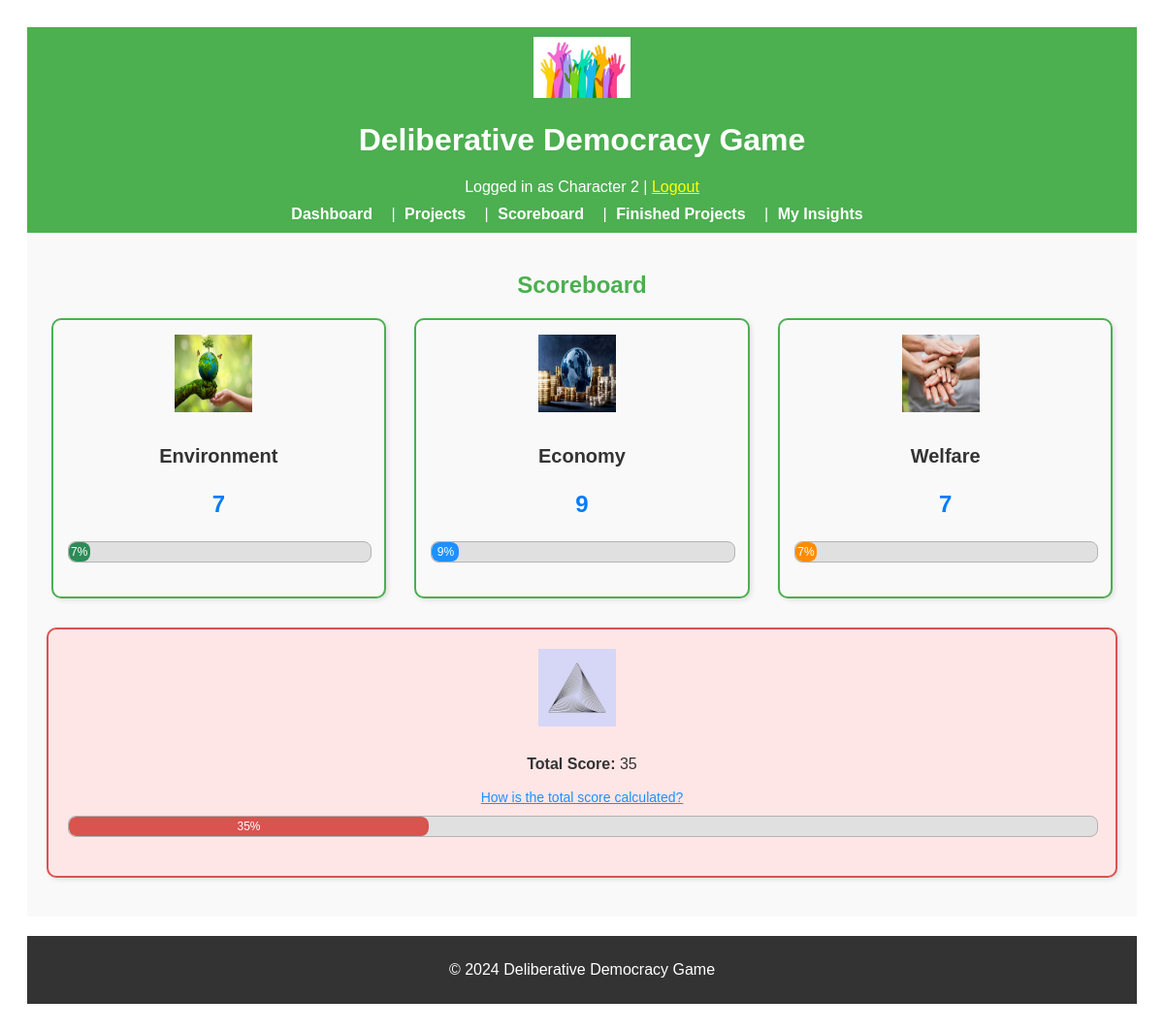
The app's page /scoreboard (signed in), older data.
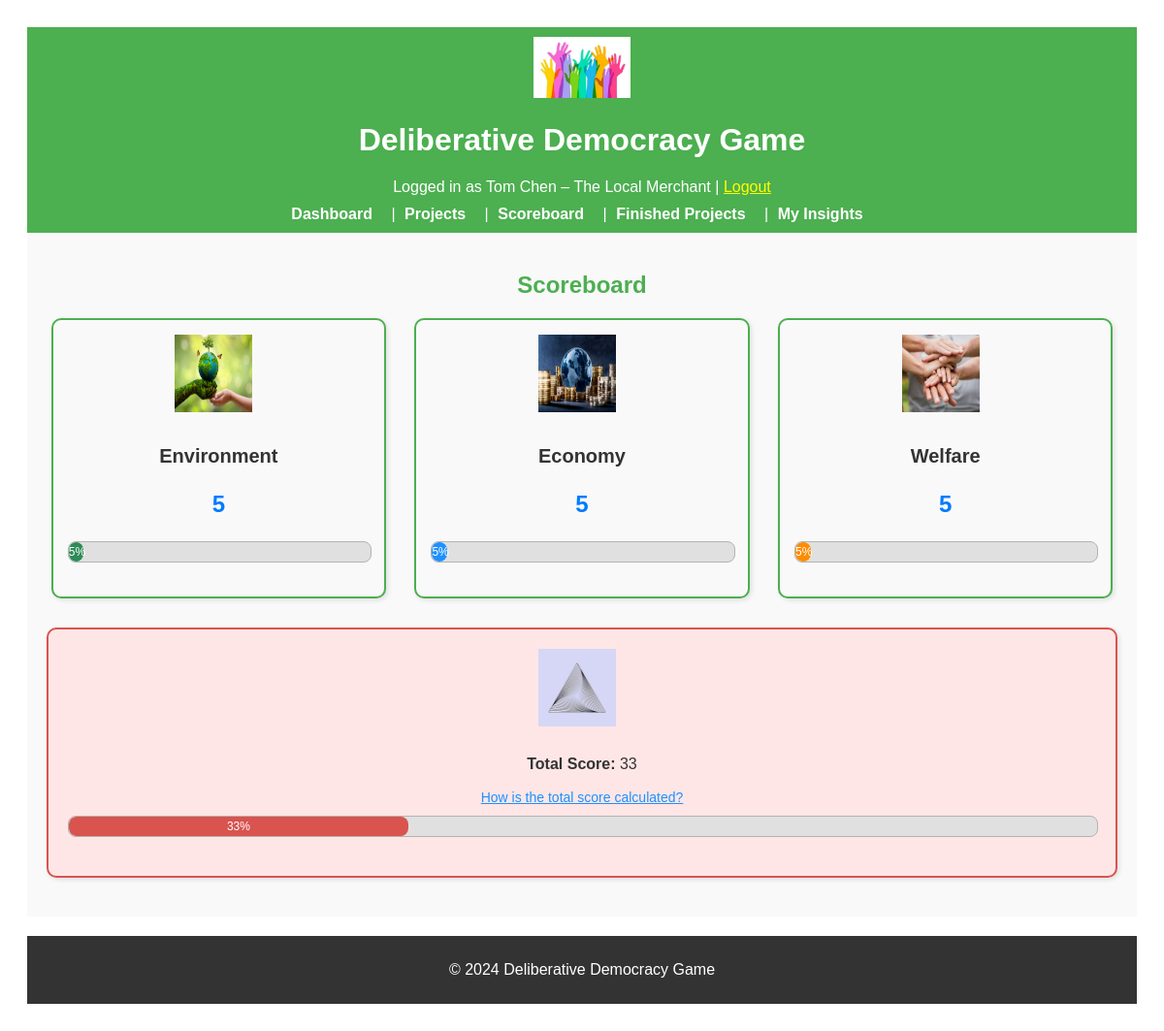
The same page, newer data.
### app/models.py (models this page shows, shortened)
class User(UserMixin, db.Model):
    __tablename__ = "users"
    id = db.Column(db.Integer, primary_key=True)
    character_name = db.Column(db.String(64), unique=True, nullable=False)
    interests = db.Column(db.Text, nullable=True)
    utility_criteria = db.Column(db.Text, nullable=True)
    starting_resources = db.Column(db.Text, nullable=True)
    reading = db.Column(db.Text, nullable=True)
    environment = db.Column(db.Integer, default=0, nullable=True)
    money = db.Column(db.Integer, default=0, nullable=True)
    involvement = db.Column(db.Integer, default=0, nullable=True)
    welfare = db.Column(db.Integer, default=0, nullable=True)
    resources = db.relationship("Resource", backref="user", lazy=True)
    metrics = db.relationship("Metric", backref="user", lazy=True)

class CommonMetric(db.Model):
    __tablename__ = "common_metrics"
    id = db.Column(db.Integer, primary_key=True)
    type = db.Column(
        db.String(64), nullable=False
    )  # 'Environment', 'Economy', 'Welfare'
    value = db.Column(db.Integer, default=0, nullable=False)

### app/routes.py (the view)
@main.route("/scoreboard")
@login_required
def score_board():
    common_metrics = CommonMetric.query.all()
    return render_template(
        "score_board.html",
        metrics=common_metrics,
        calculate_total_score=calculate_total_score,
    )

### app/routes.py (called while the page is built)
@login_manager.user_loader
def load_user(user_id):
    return User.query.get(int(user_id))

### app/utils.py (called while the page is built)
def calculate_total_score(environment_score, economy_score, welfare_score):
    total_sum = environment_score + economy_score + welfare_score
    scores = [environment_score, economy_score, welfare_score]
    mean_score = total_sum / 3
    balance_penalty = sum((score - mean_score) ** 2 for score in scores) / 3
    balance_score = max(0, 100 - balance_penalty)
    total_score = (total_sum / 3) * 0.7 + balance_score * 0.3  # Weighted combination
    return min(100, max(0, int(total_score)))

### app/templates/score_board.html (shortened to what this page needs)
{% extends "base.html" %}
{% block content %}
<div class="scoreboard-header">
    <h2>Scoreboard</h2>
</div>
<div class="scoreboard-metrics">
    {% for metric in metrics %}
    <div class="metric-card">
        <img src="{{ url_for('static', filename='images/' + metric.type | lower + '.png') }}"
            alt="{{ metric.type }} icon" class="metric-icon">
        <div class="metric-info">
            <h3>{{ metric.type }}</h3>
            <p class="metric-value">{{ metric.value }}</p>
        </div>
        <div class="progress-bar-container">
            <div class="progress-bar {{ metric.type | lower }}" style="width: {{ metric.value }}%; max-width: 100%;">
                {{ metric.value }}%
            </div>
        </div>
    </div>
    {% endfor %}
</div>
<div class="total-score-section">
    {% set total_score = calculate_total_score(metrics[0].value, metrics[1].value, metrics[2].value) %}
    <div class="total-score-card full-width-box">
        <div class="metric-info">
            <img src="{{ url_for('static', filename='images/total_score.png') }}" alt="Total Score icon"
                class="metric-icon">
            <p><strong>Total Score:</strong> {{ total_score }}</p>
            <a href="{{ url_for('main.total_score_info') }}" class="info-link">How is the total score calculated?</a>
        </div>
        <div class="progress-bar-container full-width-progress">
            <div class="progress-bar total" style="width: {{ total_score }}%; max-width: 100%;">
                {{ total_score }}%
            </div>
        </div>
    </div>
</div>
{% endblock %}

### app/templates/base.html (shortened to what this page needs)
<!DOCTYPE html>
<html lang="en">
<head>
    <link rel="stylesheet" href="{{ url_for('static', filename='css/styles.css') }}">
</head>
<body>
    <header style="background-color: #4CAF50; padding: 10px; color: white; text-align: center;">
        <img src="{{ url_for('static', filename='images/logo.png') }}" alt="Game Logo"
            style="width: 100px; height: auto;">
        <h1>Deliberative Democracy Game</h1>
        {% if current_user.is_authenticated %}
        <p style="margin: 0;">Logged in as {{ current_user.character_name }} | <a href="{{ url_for('main.logout') }}"
                style="color: yellow;">Logout</a></p>
        {% endif %}
        <nav style="margin-top: 10px;">
            <a href="{{ url_for('main.dashboard') }}" style="color: white; padding: 5px;">Dashboard</a> |
            <a href="{{ url_for('main.project_list') }}" style="color: white; padding: 5px;">Projects</a> |
            <a href="{{ url_for('main.score_board') }}" style="color: white; padding: 5px;">Scoreboard</a> |
            <a href="{{ url_for('main.finished_projects') }}" style="color: white; padding: 5px;">Finished Projects</a>
            |
            <a href="{{ url_for('main.insight') }}" style="color: white; padding: 5px;">My Insights</a>
        </nav>
    </header>
    <main style="padding: 20px; background-color: #f9f9f9;">
        {% block content %}{% endblock %}
    </main>
    <footer style="background-color: #333; color: white; text-align: center; padding: 10px; margin-top: 20px;">
        <p>&copy; 2024 Deliberative Democracy Game</p>
    </footer>
</body>
</html>

### app/static/css/styles.css (style rules this page uses)
header { background-color: #4CAF50; color: white; padding: 15px; text-align: center; }
nav a { color: white; text-decoration: none; margin-right: 10px; font-weight: bold; }
footer { background-color: #333; color: white; text-align: center; padding: 10px; margin-top: 20px; }
.metric-icon { margin-right: 10px; width: 100px; height: 100px; }
.progress-bar-container { width: 100%; background-color: #e0e0e0; border-radius: 8px; margin-bottom: 20px; overflow: hidden; position: relative; border: 1px solid #b3b3b3; }
.progress-bar { height: 20px; border-radius: 8px; text-align: center; color: white; font-size: 12px; line-height: 20px; width: 0; transition: width 1s ease-in-out; }
.progress-bar.environment { background-color: #2e8b57; }
.progress-bar.economy { background-color: #1e90ff; }
.progress-bar.welfare { background-color: #ff8c00; }
.progress-bar.total { background-color: #d9534f; }
.scoreboard-header { text-align: center; color: #4CAF50; margin-bottom: 20px; }
.scoreboard-metrics { display: flex; flex-wrap: wrap; gap: 20px; justify-content: space-around; }
.metric-card { border: 2px solid #4CAF50; border-radius: 10px; padding: 15px; background-color: #f9f9f9; text-align: center; width: calc(30% - 20px); box-shadow: 2px 2px 5px rgba(0, 0, 0, 0.1); }
.metric-card h3 { font-size: 20px; margin-bottom: 5px; color: #333; }
.metric-info { margin-bottom: 10px; }
.metric-value { font-size: 24px; color: #555; font-weight: bold; }
.total-score-section { margin-top: 30px; width: 100%; }
.total-score-card { background-color: #ffe6e6; border: 2px solid #d9534f; border-radius: 10px; padding: 20px; text-align: center; width: 100%; box-sizing: border-box; margin-bottom: 20px; box-shadow: 2px 2px 5px rgba(0, 0, 0, 0.1); }
.info-link { color: #1e90ff; text-decoration: underline; font-size: 14px; }
.metric-icon { width: 80px; height: 80px; margin-bottom: 10px; }
.metric-value { color: #007bff; font-weight: bold; }

Row changes from the older to the newer data that the page shows:
changed User: character_name "Character 2" → "Tom Chen – The Local Merchant"
changed CommonMetric "Environment": value "7" → "5"
changed CommonMetric "Economy": value "9" → "5"
changed CommonMetric "Welfare": value "7" → "5"
Text that changed along with them:
{{ total_score }}: "35" → "33"
{{ total_score }}: 35 → 33 (drawn)
